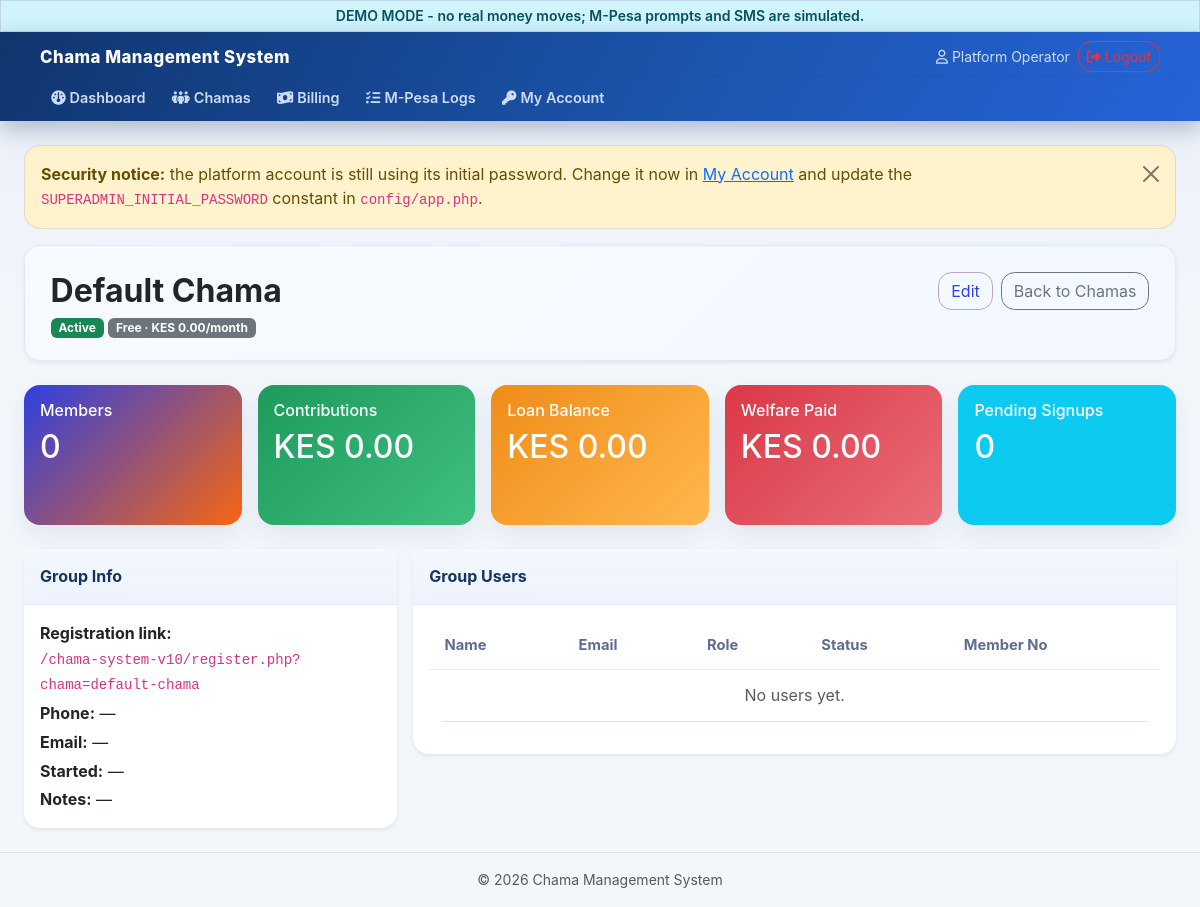
Page /chama-system-v10/chamas/view.php?id=1 (signed in) on the committed database.
### tables this page shows
CREATE TABLE chamas (
    id INT UNSIGNED NOT NULL AUTO_INCREMENT,
    name VARCHAR(150) NOT NULL,
    slug VARCHAR(180) NOT NULL,
    phone VARCHAR(30) NOT NULL DEFAULT '',
    billing_phone VARCHAR(30) NOT NULL DEFAULT '' COMMENT 'M-Pesa number billed for the subscription',
    email VARCHAR(150) NOT NULL DEFAULT '',
    plan ENUM('free','pro') NOT NULL DEFAULT 'free',
    monthly_fee DECIMAL(10,2) NOT NULL DEFAULT 0 COMMENT 'what the CHAMA pays the platform',
    monthly_dues DECIMAL(10,2) NOT NULL DEFAULT 0 COMMENT 'what each MEMBER pays the chama per month',
    sms_enabled TINYINT(1) NOT NULL DEFAULT 0 COMMENT 'monthly dues reminders on/off',
    sms_receipts TINYINT(1) NOT NULL DEFAULT 1 COMMENT 'send confirmation SMS when money lands',
    sms_reminder_day TINYINT UNSIGNED NOT NULL DEFAULT 5 COMMENT 'day of month for the reminder, 1-28',
    sms_last_reminder DATE NULL COMMENT 'last day a reminder batch was sent',
    pay_shortcode VARCHAR(20) NOT NULL DEFAULT '' COMMENT 'group OWN Paybill/Till for member money',
    pay_passkey VARCHAR(120) NOT NULL DEFAULT '' COMMENT 'Daraja passkey for the group shortcode',
    pay_verified TINYINT(1) NOT NULL DEFAULT 0 COMMENT 'operator confirmed route ownership',
    pay_verified_at DATETIME NULL,
    welfare_threshold DECIMAL(12,2) NOT NULL DEFAULT 0 COMMENT 'payouts at/above this need a second approver; 0 = off',
    sms_balance INT NOT NULL DEFAULT 0 COMMENT 'prepaid SMS units',
    is_pilot TINYINT(1) NOT NULL DEFAULT 0 COMMENT 'on a free trial window',
    tier VARCHAR(20) NOT NULL DEFAULT 'standard' COMMENT 'pricing tier key',
    setup_fee DECIMAL(10,2) NOT NULL DEFAULT 0 COMMENT 'one-off onboarding fee quoted',
    setup_fee_paid TINYINT(1) NOT NULL DEFAULT 0,
    plan_expires_at DATE NULL COMMENT 'NULL = never expires',
    status ENUM('active','suspended') NOT NULL DEFAULT 'active',
    suspension_reason VARCHAR(30) NOT NULL DEFAULT '' COMMENT 'nonpayment | manual | empty',
    started_at DATE NULL,
    notes VARCHAR(255) NOT NULL DEFAULT '',
    created_at TIMESTAMP NOT NULL DEFAULT CURRENT_TIMESTAMP,
    PRIMARY KEY (id),
    UNIQUE KEY uq_chamas_slug (slug)
);

### chama-system-v10/config/app.php (called while the page is built, shortened)
<?php
function url(string $path = ''): string
{
    return BASE_URL . '/' . ltrim($path, '/');
}
function money($amount): string
{
    return 'KES ' . number_format((float)$amount, 2);
}
function e($value): string
{
    return htmlspecialchars((string)$value, ENT_QUOTES, 'UTF-8');
}

### chama-system-v10/chamas/view.php (the view, shortened to what this page needs)
<?php
require_once __DIR__ . '/../includes/header.php';
$id = (int)($_GET['id'] ?? 0);
$stmt = $pdo->prepare('SELECT * FROM chamas WHERE id = ?');
$stmt->execute([$id]);
$chama = $stmt->fetch();
$stmt = $pdo->prepare("SELECT COUNT(*) FROM members WHERE chama_id = ?");
$stmt->execute([$id]);
$memberCount = (int)$stmt->fetchColumn();
$stmt = $pdo->prepare("SELECT COALESCE(SUM(amount),0) FROM contributions WHERE chama_id = ?");
$stmt->execute([$id]);
$totalContributions = (float)$stmt->fetchColumn();
$stmt = $pdo->prepare("SELECT COALESCE(SUM(balance),0) FROM loans WHERE chama_id = ? AND status = 'approved'");
$stmt->execute([$id]);
$loanBalance = (float)$stmt->fetchColumn();
$stmt = $pdo->prepare("SELECT COALESCE(SUM(amount),0) FROM welfare_payouts WHERE chama_id = ? AND status IN ('approved','paid')");
$stmt->execute([$id]);
$welfarePaid = (float)$stmt->fetchColumn();
$stmt = $pdo->prepare("SELECT COUNT(*) FROM users WHERE chama_id = ? AND account_status = 'pending'");
$stmt->execute([$id]);
$pendingRegistrations = (int)$stmt->fetchColumn();
$stmt = $pdo->prepare("SELECT u.id, u.name, u.email, u.role, u.account_status, m.member_no FROM users u LEFT JOIN members m ON m.id = u.member_id WHERE u.chama_id = ? ORDER BY u.id DESC");
$stmt->execute([$id]);
$users = $stmt->fetchAll();
?>
<div class="card hero-card shadow-sm mb-4">
    <div class="card-body d-flex flex-column flex-md-row justify-content-between align-items-start gap-3">
        <div>
            <h2 class="fw-bold mb-1"><?= e($chama['name']) ?></h2>
            <div class="text-muted">
                <span class="badge bg-<?= $chama['status'] === 'active' ? 'success' : 'danger' ?>"><?= e(ucfirst($chama['status'])) ?></span>
                <span class="badge bg-<?= $chama['plan'] === 'pro' ? 'primary' : 'secondary' ?>"><?= e(ucfirst($chama['plan'])) ?> · <?= money($chama['monthly_fee']) ?>/month</span>
            </div>
        </div>
        <div class="d-flex gap-2">
            <a href="<?= url('chamas/edit.php?id=' . $id) ?>" class="btn btn-outline-primary">Edit</a>
            <a href="<?= url('chamas/index.php') ?>" class="btn btn-outline-secondary">Back to Chamas</a>
        </div>
    </div>
</div>
<div class="row row-cols-1 row-cols-md-5 g-3 mb-4">
    <div class="col"><div class="card stat-card bg-primary"><div class="card-body"><h6 class="mb-2">Members</h6><h2><?= e($memberCount) ?></h2></div></div></div>
    <div class="col"><div class="card stat-card bg-success"><div class="card-body"><h6 class="mb-2">Contributions</h6><h2><?= money($totalContributions) ?></h2></div></div></div>
    <div class="col"><div class="card stat-card bg-warning"><div class="card-body"><h6 class="mb-2">Loan Balance</h6><h2><?= money($loanBalance) ?></h2></div></div></div>
    <div class="col"><div class="card stat-card bg-danger"><div class="card-body"><h6 class="mb-2">Welfare Paid</h6><h2><?= money($welfarePaid) ?></h2></div></div></div>
    <div class="col"><div class="card stat-card bg-info"><div class="card-body"><h6 class="mb-2">Pending Signups</h6><h2><?= e($pendingRegistrations) ?></h2></div></div></div>
</div>
<div class="row g-3">
    <div class="col-lg-4">
        <div class="card shadow-sm h-100">
            <div class="card-header">Group Info</div>
            <div class="card-body">
                <p class="mb-1"><strong>Registration link:</strong><br><code class="user-select-all"><?= e(url('register.php?chama=' . $chama['slug'])) ?></code></p>
                <p class="mb-1"><strong>Phone:</strong> <?= e($chama['phone'] ?: '—') ?></p>
                <p class="mb-1"><strong>Email:</strong> <?= e($chama['email'] ?: '—') ?></p>
                <p class="mb-1"><strong>Started:</strong> <?= e($chama['started_at'] ?: '—') ?></p>
                <p class="mb-0"><strong>Notes:</strong> <?= e($chama['notes'] ?: '—') ?></p>
            </div>
        </div>
    </div>
    <div class="col-lg-8">
        <div class="card shadow-sm">
            <div class="card-header">Group Users</div>
            <div class="card-body table-responsive">
                <table class="table table-hover align-middle">
                    <thead><tr><th>Name</th><th>Email</th><th>Role</th><th>Status</th><th>Member No</th></tr></thead>
                    <tbody>
                    <?php if (!$users): ?><tr><td colspan="5" class="text-center text-muted">No users yet.</td></tr><?php endif; ?>
                    </tbody>
                </table>
            </div>
        </div>
    </div>
</div>
<?php require_once __DIR__ . '/../includes/footer.php'; ?>

### chama-system-v10/assets/css/style.css (style rules this page uses)
:root { --bg: #eef4fb; --surface: #ffffff; --surface-alt: #f8fbff; --border: #47e018; --text: #172339; --muted: #c9274f; --primary: #2d40e2; --primary-rgb: 95, 7, 117; --primary-alt: #f86611; --primary-soft: #6563dd; --success: #1c9b5c; --warning: #f08c18; --danger: #db3847; --hero-kicker: #44ff1f; --hero-accent: #ffe08a; --hero-main: #44ff1f; --hero-subtitle: #d7e2ff; --bs-primary: var(--primary); --bs-primary-rgb: var(--primary-rgb); }
body { background: radial-gradient(circle at top left, rgba(var(--primary-rgb), 0.10), transparent 30%), linear-gradient(180deg, var(--primary) 0%, var(--primary) 100%) !important; color: var(--text); font-family: 'Inter', system-ui, -apple-system, BlinkMacSystemFont, 'Segoe UI', sans-serif; line-height: 1.55; min-height: 100vh; }
.card { border: 0; border-radius: 1rem; box-shadow: 0 18px 30px rgba(24, 83, 152, 0.06); }
.card-header { background: rgba(248, 251, 255, 0.95); border-bottom: 1px solid var(--border); font-weight: 700; color: var(--text); padding: 0.95rem 1rem; }
.hero-card { background: linear-gradient(135deg, #f7fbff 0%, #f3f8ff 100%); border: 1px solid rgba(62, 105, 255, 0.12); }
.hero-card .card-body { padding: 1.6rem 1.6rem 1.3rem; }
.card-body { padding: 1rem 1rem; }
.stat-card { color: #fff; overflow: hidden; position: relative; min-height: 140px; }
.stat-card.bg-primary { background: linear-gradient(135deg, var(--primary), var(--primary-alt)); }
.stat-card.bg-success { background: linear-gradient(135deg, #1c9b5c, #3fbf80); }
.stat-card.bg-warning { background: linear-gradient(135deg, #f08c18, #ffb84e); }
.stat-card.bg-danger { background: linear-gradient(135deg, #db3847, #e96d78); }
.table { background: var(--surface); border-radius: 1rem; overflow: hidden; }
.table th, .table td { vertical-align: middle; padding: 0.8rem 0.95rem; }
.table thead th { color: #5e6e8d; border-bottom: 1px solid #e9eef6; font-size: 0.92rem; }
.table tbody tr { transition: background-color 0.2s ease; }
.badge { font-weight: 700; text-transform: none; }
.btn { border-radius: 0.85rem; transition: transform 0.15s ease, box-shadow 0.15s ease, background-color 0.15s ease; }
.btn-outline-primary { --bs-btn-color: var(--primary); --bs-btn-border-color: rgba(var(--primary-rgb), 0.35); --bs-btn-hover-bg: var(--primary); --bs-btn-hover-border-color: var(--primary); --bs-btn-active-bg: var(--primary); --bs-btn-active-border-color: var(--primary); border-color: rgba(var(--primary-rgb), 0.35); color: var(--primary); }
code { word-break: break-word; overflow-wrap: anywhere; }
main .card, main .container-fluid, main .row > [class*="col-"] { min-width: 0; }
body.app-page { background: linear-gradient(180deg, #e7edf8 0%, #f3f6fb 320px, #f3f6fb 100%) !important; color: var(--text); }
body.app-page .card { box-shadow: 0 10px 24px rgba(24, 62, 120, 0.08); }
body.app-page .card-header { background: linear-gradient(180deg, #f4f8ff 0%, #edf2fc 100%); color: #14345f; border-bottom: 1px solid #dfe8f6; }

### rows in the picture
chamas: name "Default Chama", status "Active", plan "Free", monthly_fee "KES 0.00", slug "/chama-system-v10/register.php?chama=default-chama", phone "—", email "—", started_at "—", notes "—"

### other values in the picture
$brandName "Chama Management System"
$user['name'] "Platform Operator"
$memberCount "0"
money($totalContributions) "KES 0.00"
money($loanBalance) "KES 0.00"
money($welfarePaid) "KES 0.00"
$pendingRegistrations "0"
APP_NAME "Chama Management System"
